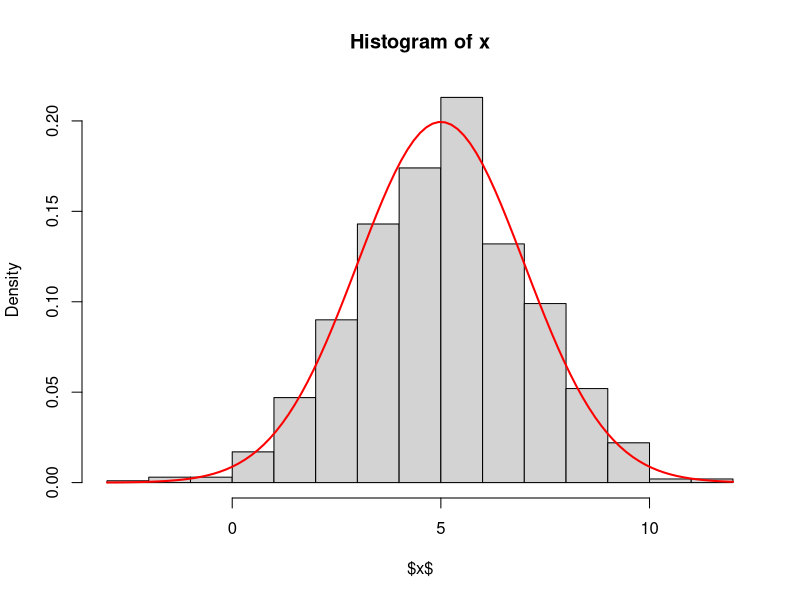
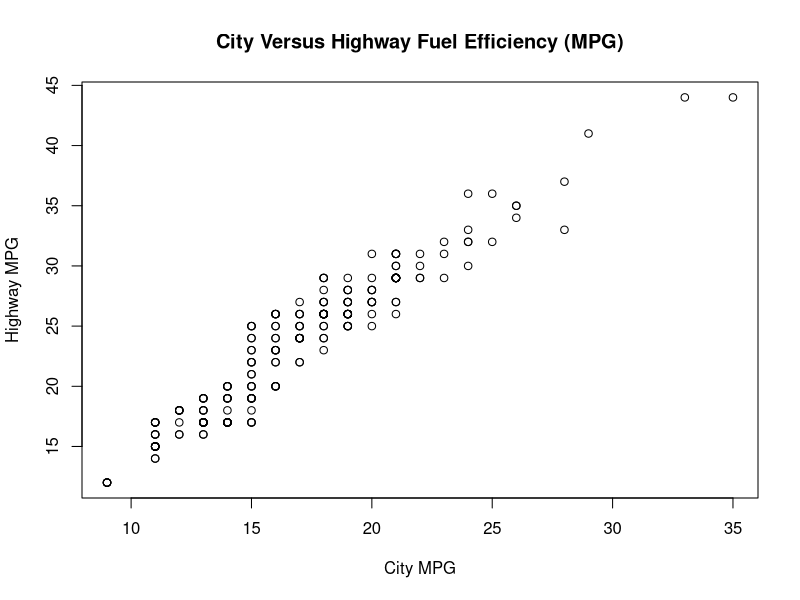

The R script that drew these images, in order:
## ---- chunk 1
#| label: setup 
#| include: FALSE

# install.packages("tikzDevice")
# Load the tikzDevice library
# library(tikzDevice)

# Set the default graphics device to tikz for the entire document
# knitr::opts_chunk$set(dev = 'tikz', fig.width = 6, fig.height = 4)

set.seed(42)
## ---- chunk 2
## Part 3.1 has been answered in R script below

# (a) No. of observations set to n = 1000 by using get.
n <- 1000

# (b) 2 random variables generated
u1 <- runif(n/2, 0, 1)
u2 <- runif(n/2, 0, 1)

#> (c) z1 and z2 generated for given values
#> Note: In the assignment pdf, the 2nd z variable is also named z1, 
#> I assume that to be a typing mistake, and have corrected it to z2. 
#> If not so, please do not deduct marks for the same.
z1 <- sqrt(-2 * log(u1)) * cos(2 * pi * u2)
z2 <- sqrt(-2 * log(u1)) * sin(2 * pi * u2)

# (d) Vector z created by combining z1 and z2
z <- c(z1, z2)

# (e) Variables mu and sigma created and assigned given values
mu <- 5
sigma <- 2

# (f) Variable x generated and set as defined in the assignment pdf
x <- mu + sigma * z

# (g) Mean and sd of x calculated 
x_mean <- mean(x)
x_sd <- sd(x)

# (g) Histogram plotted as instructed
hist(x,
     freq = FALSE,
     ylab = "Density",
     xlab = "$x$")
curve(dnorm(x, mean = mu, sd = sigma),
      col = "red", lwd = 2, add = TRUE)
## ---- chunk 3
#| label: tbl-hlth
#| eval: true
#| echo: false
#| tbl-cap: "Total health expenditure by use of funds, in millions of current dollars, Canada, 1975 to 2022 (Source: CIHI National Health Expenditure Trends)"
cihi <- read.csv("hlthexp.csv")

df <- data.frame(Year = cihi$Year,
                 Hospitals = cihi$Hospitals,
                 Physicians = cihi$Physicians,
                 "Other Services" = cihi$Other.Institutions,
                 Dental = cihi$Other.Professionals..Dental.Services,
                 Vision = cihi$Other.Professionals..Vision.Care.Services,
                 "Other Professionals" = cihi$Other.Professionals..Other.Services,
                 check.names = FALSE)

knitr::kable(df, 
             align = c(rep('c',7)),
             format.args = list(big.mark = ","))
## ---- chunk 4
any(is.na(df$Hospitals))
#> I have used any(is.na(df$Hospitals)) to check if there are any missing values. 
#> Since the answer is false, it is sufficient. 
#> Alternatively, we can also use sum(is.na(df$Hospitals)) if we had any missing values 
#> to see how many of those do we have. 
## ---- chunk 5
df$`Total Other Services` <- df$Dental + df$Vision + df$`Other Professionals`
#> I tried the df[[ ]] method and df$Var.Name methods but I kept getting errors 
#> so I am using the backtick method here. 
#> I will debug for my knowledge later.
## ---- chunk 6
#> The question is incomplete/incorrectly worded. 
#> I am going to answer it as if it were "Are ther any years for which Total Other 
#> Professionals have missing values ?" 
#> I will search each profession for missing values as well, using any(is.na()) 
#> instead of the sum(is.na()) command. 
any(is.na(df$Dental))
any(is.na(df$Vision))
any(is.na(df$Total.Other.Services))
## ---- chunk 7
df <- data.frame(df, Prescription.Drugs = cihi$Prescribed.Drugs)
## ---- chunk 8
df$Hospitals[df$Year == 1983]
## ---- chunk 9
df[df$Year >= 2012 & df$Year <= 2022, ]
## ---- chunk 10
#> ggplot2 package installed using "install.packages("ggplot2")" command. 
#> Package loaded in current session using "library(ggplot2)" command
#> /checking-off the relevant box under packages. 
mpg <-ggplot2::mpg
## ---- chunk 11
mpg_2008 <- subset(mpg, year == 2008) 

max_cty <- max(mpg_2008$cty)
min_cty <- min(mpg_2008$cty)
## ---- chunk 12
n <- length(mpg_2008$cty)
avg_mpg_formula <- sum(mpg_2008$cty) / n
## ---- chunk 13
avg_mpg_mean <- mean(mpg_2008$cty)
## ---- chunk 14
mpg$compact <- ifelse(mpg$class == "compact", 1, 0)
## ---- chunk 15
compact_mpg <- subset(mpg, compact == 1)
avg_compact_cty <- mean(compact_mpg$cty)
## ---- chunk 16
plot(mpg$cty, mpg$hwy,
     xlab = "City MPG",
     ylab = "Highway MPG",
     main = "City Versus Highway Fuel Efficiency (MPG)")
